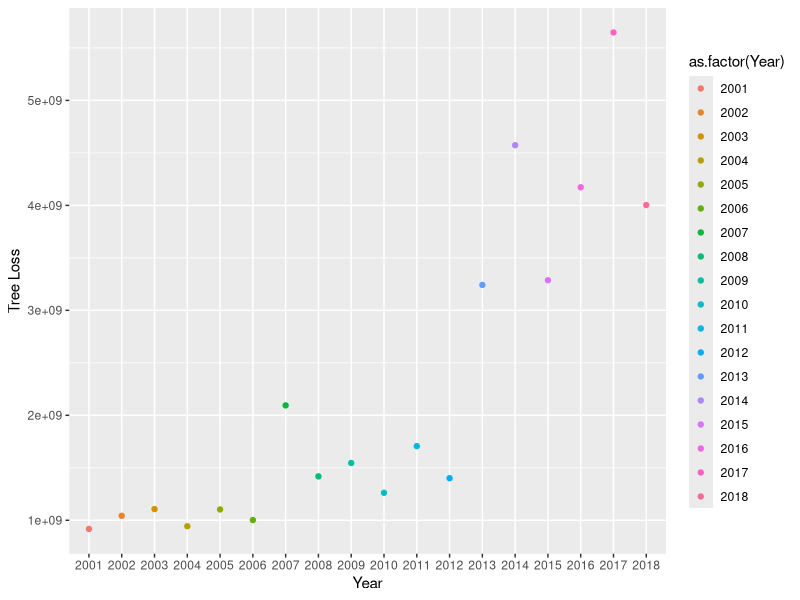
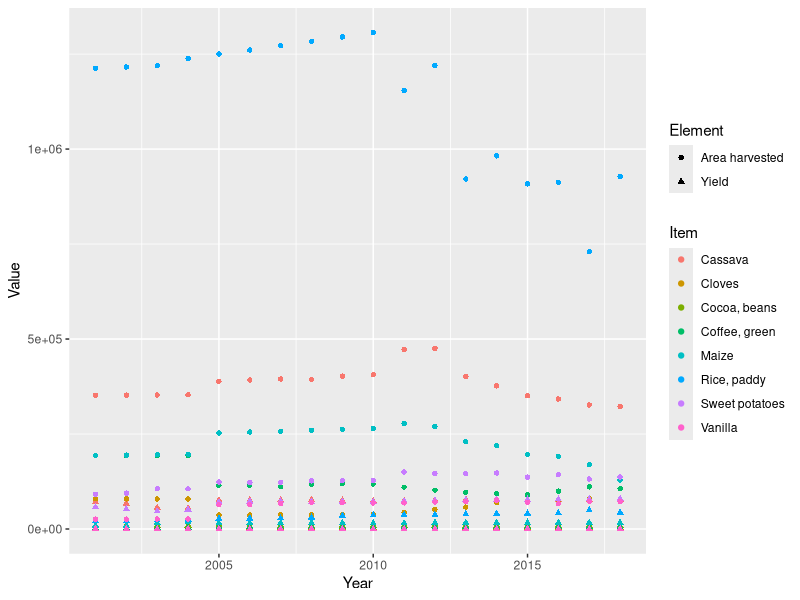
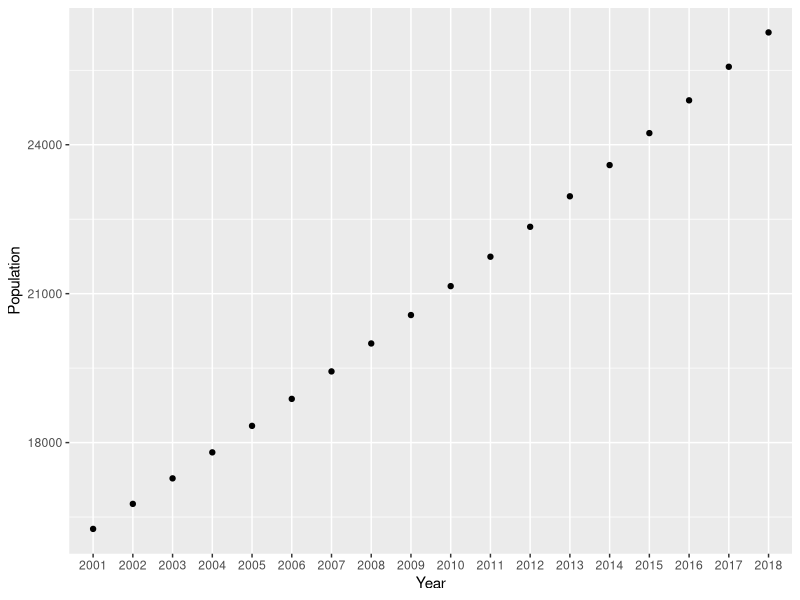
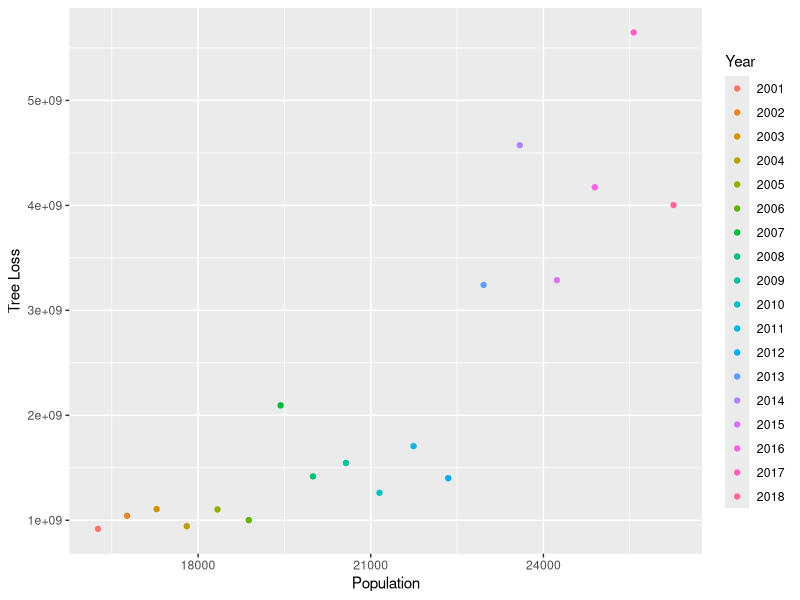
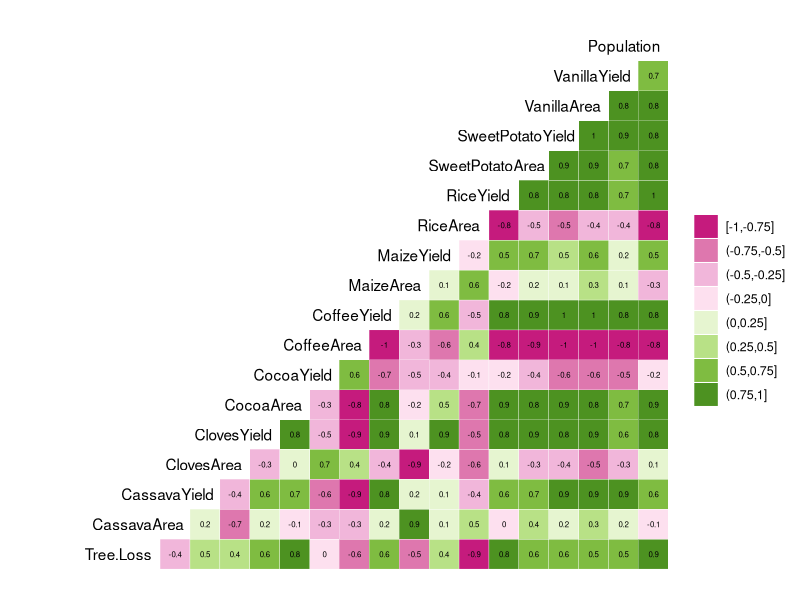
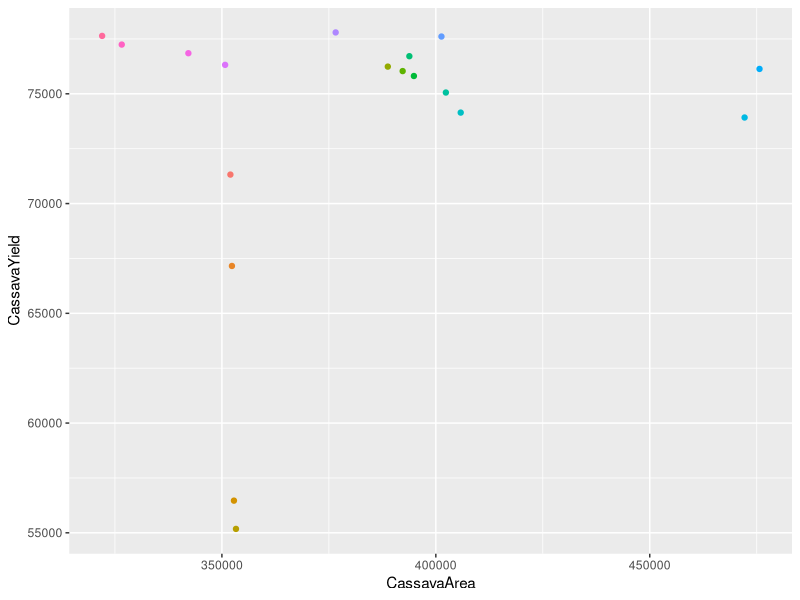
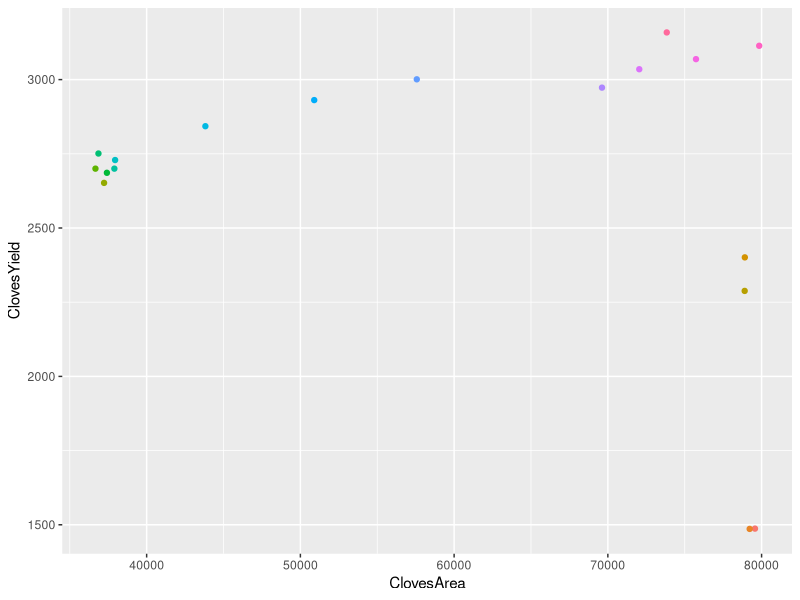
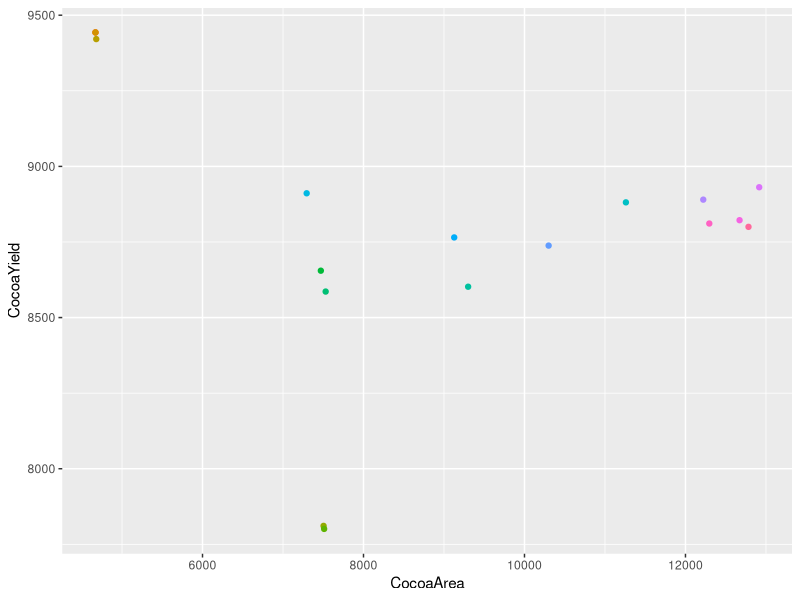

Write R code to recreate these figures, in order. (Note: this script raises an error after producing the figures.)
## ---- chunk 1
knitr::opts_chunk$set(echo = TRUE)
## ---- chunk 2
getwd()
library(tidyverse)
library(ggridges)
library(corrplot)
library(ggplot2)
library(GGally)
library(cowplot)
library(ggpubr)
FullData <- read.csv("../ProcessedData/FullData.csv")
CropData <- read.csv("../RawData/CropData.csv")
## ---- chunk 3
FullData$Year <-as.factor(FullData$Year)

TreeLossByYear <- ggplot(FullData, aes(x = Year, y = Tree.Loss, color = as.factor(Year) )) + 
  geom_point() +
  xlab("Year") +
  ylab("Tree Loss")
TreeLossByYear

## ---- chunk 4
CropPlot <- 
  ggplot(CropData, aes(x = Year, y = Value, shape = Element, color = Item)) +
  geom_point() 
print(CropPlot)
## ---- chunk 5
PopulationByYear <- 
  ggplot(FullData, aes(x = Year, y = Population)) + 
  geom_point() +
  xlab("Year") +
  ylab("Population") 
PopulationByYear

PopulationByTreeLoss <- ggplot(FullData, aes(x = Population, y = Tree.Loss, color = Year )) + 
  geom_point() +
  xlab("Population") +
  ylab("Tree Loss")
PopulationByTreeLoss
## ---- chunk 6
correlation <- ggcorr(FullData, nbreaks = 8, digits = 2, label = TRUE, label_size = 2, hjust = .9, layout.exp = 4, palette = "PiYG")
print(correlation)

## ---- chunk 7
CassavaPlot <- ggplot(FullData, aes(x = CassavaArea, y = CassavaYield, color= Year)) + 
  geom_point() + theme(legend.position="none") 
CassavaPlot

ClovesPlot <- ggplot(FullData, aes(x = ClovesArea, y = ClovesYield, color= Year)) + 
  geom_point() + theme(legend.position="none")
ClovesPlot

CocoaPlot <- ggplot(FullData, aes(x = CocoaArea, y = CocoaYield, color= Year)) + 
  geom_point() + theme(legend.position="none")
CocoaPlot

CoffeePlot <- ggplot(FullData, aes(x = CoffeeArea, y = CoffeeYield, color= Year)) + 
  geom_point() + theme(legend.position="none")
CoffeePlot #very clear example of increased agricultural intensity over time less area needed to create higher yield

MaizePlot <- ggplot(FullData, aes(x = MaizeArea, y = MaizeYield, color= Year)) + 
  geom_point() + theme(legend.position="none")
MaizePlot

RicePlot <- ggplot(FullData, aes(x = RiceArea, y = RiceYield, color= Year)) + 
  geom_point() + theme(legend.position="none")
RicePlot #really interesting pattern of increased agricultural intensity - showing learning curve over time 

SweetPotatoPlot <- ggplot(FullData, aes(x = SweetPotatoArea, y = SweetPotatoYield, color= Year)) + 
  geom_point() + theme(legend.position="none")
SweetPotatoPlot #shows opposite trend - relationship between area and yield appears to remain constant throughout years

VanillaPlot <- ggplot(FullData, aes(x = VanillaArea, y = VanillaYield, color= Year)) + 
  geom_point() + theme(legend.position="none")
VanillaPlot #shows huge jump in vanilla yield around 2005, then yield and area seem to stabilize (indicating some sort of carryign capacity)



## ---- chunk 8
CassavaIntensity <- FullData$CassavaYield/FullData$CassavaArea
ClovesIntensity <- FullData$ClovesYield/FullData$ClovesArea
CocoaIntensity <- FullData$CocoaYield/FullData$CocoaArea
CoffeeIntensity <- FullData$CoffeeYield/FullData$CoffeeArea
MaizeIntensity <- FullData$MaizeYield/FullData$MaizeArea
RiceIntensity <- FullData$RiceYield/FullData$RiceArea
SweetPotatoIntensity <- FullData$SweetPotatoYield/FullData$SweetPotatoArea
VanillaIntensity <- FullData$VanillaYield/FullData$VanillaArea

## ---- chunk 9
FullData$CassavaIntensity <- CassavaIntensity
FullData$ClovesIntensity <- ClovesIntensity
FullData$CocoaIntensity <- CocoaIntensity
FullData$CoffeeIntensity <- CoffeeIntensity
FullData$MaizeIntensity <- MaizeIntensity
FullData$RiceIntensity <- RiceIntensity
FullData$SweetPotatoIntensity <- SweetPotatoIntensity
FullData$VanillaIntensity <- VanillaIntensity

## ---- chunk 10
 
    geom_point(aes(y = CassavaIntensity, color = Item)) + 
    geom_point(aes(y = ClovesIntensity, color = Year)) +
    geom_point(aes(y = CocoaIntensity, color = Year)) +
    geom_point(aes(y = CoffeeIntensity, color = Year))

ggplot(FullData, ylab = "Yield per Area") +
    #geom_point(aes(x = Year, y = CassavaIntensity, color = "Cassava")) + 
    geom_point(aes(x = Year, y = ClovesIntensity, color = "Cloves")) +
    #geom_point(aes(x = Year, y = CocoaIntensity, color = "Cocoa")) +
    geom_point(aes(x = Year, y = CoffeeIntensity, color = "Coffee")) +
    geom_point(aes(x = Year, y = MaizeIntensity, color = "Maize")) +
    geom_point(aes(x = Year, y = RiceIntensity, color = "Rice")) +
    #geom_point(aes(x = Year, y = SweetPotatoIntensity, color = "Sweet Potato")) +
    geom_point(aes(x = Year, y = VanillaIntensity, color = "Vanilla"))
## ---- chunk 11
BigPlot <- ggarrange(CassavaPlot, ClovesPlot, CocoaPlot, CoffeePlot, MaizePlot, RicePlot, SweetPotatoPlot, VanillaPlot, nrow = 4, ncol = 2, common.legend = T, legend = "right")
print(BigPlot)
## ---- chunk 12
#Crops
hist(CassavaIntensity)
hist(ClovesIntensity)
hist(CocoaIntensity)
hist(CoffeeIntensity)
hist(MaizeIntensity)
hist(RiceIntensity)
hist(SweetPotatoIntensity)
hist(VanillaIntensity)
#Not exactly normal but good enough to move forward with linear regression

#Population
hist(FullData$Population)
#Not exactly normal but need to scale 
Scale.Pop <- scale(FullData$Population)

#Forest Loss
hist(FullData$Tree.Loss)
Scale.Forest <- scale(FullData$Tree.Loss)
